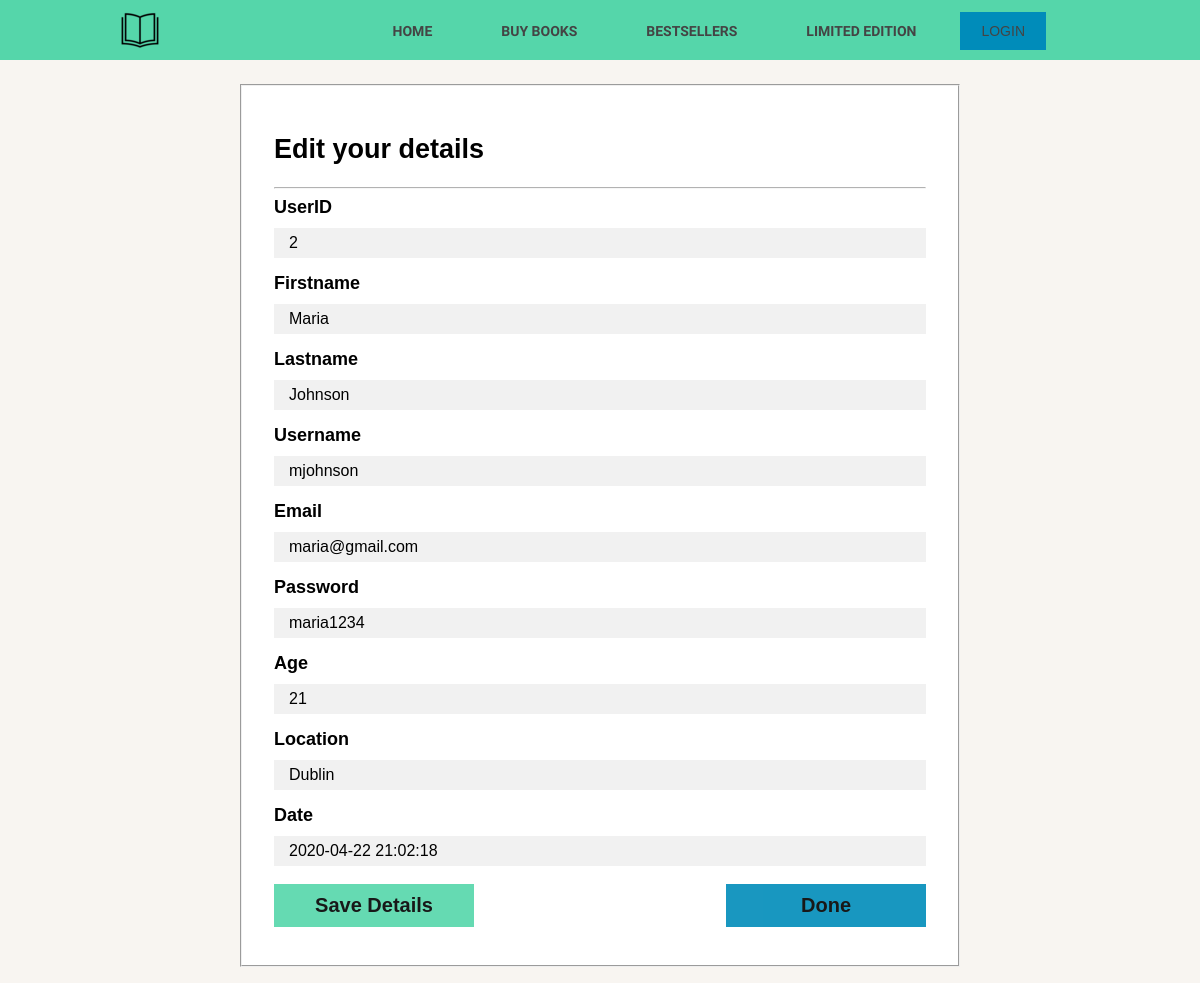
/update-info.php?userID=2, run on the app's committed database.
### tables this page shows
CREATE TABLE IF NOT EXISTS `users` (
  `userID` int unsigned NOT NULL AUTO_INCREMENT,
  `firstname` text NOT NULL,
  `lastname` varchar(30) NOT NULL,
  `username` varchar(30) NOT NULL,
  `email` varchar(50) NOT NULL,
  `password` varchar(30) NOT NULL,
  `age` int DEFAULT NULL,
  `location` varchar(50) DEFAULT NULL,
  `date` timestamp NULL DEFAULT CURRENT_TIMESTAMP,
  PRIMARY KEY (`userID`)
);

### common.php (called while the page is built)
<?php
function escape($html)
{
    return htmlspecialchars($html, ENT_QUOTES | ENT_SUBSTITUTE, "UTF-8");
}

### public/update-info.php (the view, shortened to what this page needs)
<?php
require_once 'templates/header.php';
require "../common.php";
?>
<link rel="stylesheet" type="text/css" href="css/update-info.css">
</head>
<?php
if (isset($_GET['userID'])) {
    try {
        require_once "../settings/DBconnection.php";
        $userID = $_GET['userID'];
        $sql = "SELECT * FROM webdevserver.users WHERE userID = :userID";
        $statement = $connection->prepare($sql);
        $statement->bindValue(':userID', $userID);
        $statement->execute();
        $user = $statement->fetch(PDO::FETCH_ASSOC);
        $result = $statement->fetchAll(PDO::FETCH_ASSOC);
    } catch (PDOException $error) {
        echo $sql . "<br>" . $error->getMessage();
    }
} else {
    echo "Something went wrong!";
    exit;
}
?>
<body>
<form method="post">
    <fieldset class="update-fieldset">
        <div class="form-container-two">
            <h2>Edit your details</h2>
            <hr>
            <?php
            foreach ($user as $key => $value) :
                ?>
                <label for="<?php echo escape($key); ?>"><?php echo escape(ucfirst($key)); ?></label>
                <input type="text" name="<?php echo escape($key); ?>" userID="<?php echo $key; ?>"
                       value="<?php echo escape($value); ?>" <?php echo($key === 'userID' ? 'readonly' : null); ?> <?php echo($key === 'date' ? 'readonly' : null); ?>>
            <?php endforeach; ?>
            <div class="submit-done">
                <button class="submit-edit-btn" type="submit" name="submit">Save Details</button>
                <button class="done-editing" type="submit" name="done-edit">Done</button>
            </div>
        </div>
    </fieldset>
</form>

### public/templates/header.php (shortened to what this page needs)
<!DOCTYPE html>
<html>
<head>
    <link rel="stylesheet" type="text/css" href="css/common.css">
<body>
<header>
    <div class="container">
        <img src="images/logo.png" alt="logo" class="logo">
        <nav>
            <ul>
                <li><a href="index.php">Home</a></li>
                <li><a href="books.php">Buy Books</a></li>
                <li><a href="bestsellers.php">Bestsellers</a></li>
                <li><a href="limitededition.php">Limited Edition</a></li>
                <button class="button login"><a href="login.php">Login</a></button>
            </ul>
        </nav>
    </div>
</header>

### public/css/common.css (style rules this page uses)
body { margin: 0; background: white; font-family: 'Work Sans', sans-serif; font-weight: 800; }
.container { width: 80%; margin: 0 auto; }
header { position: sticky; top: 0; background: #55d6aa; z-index: 1; }
header::after { content: ''; display: table; clear: both; }
.logo { float: left; padding: 10px 0; }
nav { float: right; }
nav ul { margin: 0; padding: 0; list-style: none; }
nav li { display: inline-block; margin-left: 65px; padding-top: 23px; position: relative; }
nav a { color: #444; text-decoration: none; text-transform: uppercase; font-size: 14px; }
nav li a::before { content: ''; display: block; height: 2px; background-color: #444; position: absolute; top: 0; width: 0%; transition: all ease-in-out 250ms; }
nav button { margin-left: 40px; }
.button { background-color: #008CBA; color: black; border: 1px solid #008CBA; padding: 10px 20px; text-align: center; transition-duration: 0.4s; cursor: pointer; }
.login { background-color: #008CBA; color: black; border: 1px solid #008CBA; padding: 10px 20px; text-align: center; transition-duration: 0.4s; cursor: pointer; }
hr { border-top-color: #bbb; opacity: 0.5 }

### public/css/update-info.css (style rules this page uses)
* { box-sizing: border-box; }
body { background-color: #f8f5f1; }
label { display: block; margin: 5px 0; font-size: 18px; font-family: 'Trebuchet MS', sans-serif; }
input { font-size: 16px; font-family: 'Trebuchet MS', sans-serif; border: none; width: 100%; padding: 15px; margin: 5px 0 10px 0; display: inline-block; height: 30px; background: #f1f1f1; }
.form-container-two { padding: 20px; }
.update-fieldset { background-color: #fff; margin-top: 2%; margin-right: 20%; margin-left: 20%; }
h2 { font-size: 27px; font-family: 'Trebuchet MS', sans-serif; }
.submit-edit-btn { background-color: #55d6aa; color: black; font-size: 20px; font-weight: bold; font-family: 'Trebuchet MS', sans-serif; padding: 10px 16px; margin: 8px 0; border: none; cursor: pointer; width: 200px; opacity: 0.9; }
.done-editing { background-color: #008CBA; color: black; font-size: 20px; font-weight: bold; font-family: 'Trebuchet MS', sans-serif; float: right; padding: 10px 16px; margin: 8px 0; border: none; cursor: pointer; width: 200px; opacity: 0.9; }

### public/templates/header.php (style rules this page uses)
.login { display: inline-block; }

### data on the page
users: userID "2", firstname "Maria", lastname "Johnson", username "mjohnson", email "maria@gmail.com", password "maria1234", age "21", location "Dublin", date "2020-04-22 21:02:18"

### other printed values
$key "UserID"
$key "Firstname"
$key "Lastname"
$key "Username"
$key "Email"
$key "Password"
$key "Age"
$key "Location"
$key "Date"
